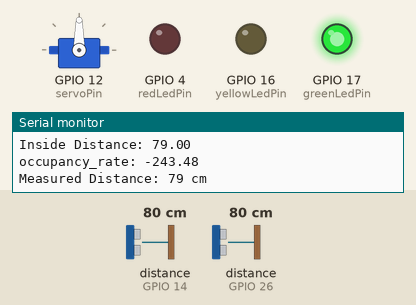
This sketch was run on a simulated ESP32. On the bench: servo, output pins drawn as LEDs (lit = HIGH), the last lines printed to the serial monitor. Wiring (inferred from the names in the program): 2 × ultrasonic range finder: trigger GPIO 13, echo GPIO 14 / trigger GPIO 25, echo GPIO 26. The test bench sets the inputs (shaded band); at power-on: distance to the obstacle (sensors on GPIO 26, GPIO 14) 80 cm. The echo pulse lasts 58.3 µs per cm; WiFi joins after 1.5 s; servers stay silent unless stated; pins used as bus, display or sensor lines are not drawn.

Above: at 1.3 s.
1.4 s: distance to the obstacle (sensor on GPIO 26) set to 14 cm
2.9 s: distance to the obstacle (sensor on GPIO 26) set to 10 cm
At 3.2 s:
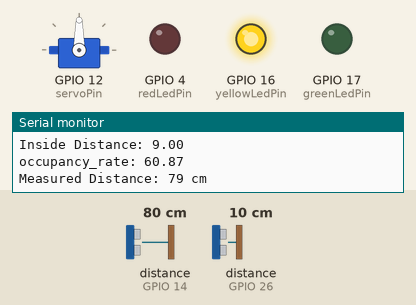
4.4 s: distance to the obstacle (sensor on GPIO 26) set to 8 cm
7.6 s: distance to the obstacle (sensor on GPIO 26) set to 5 cm
At 8.1 s:
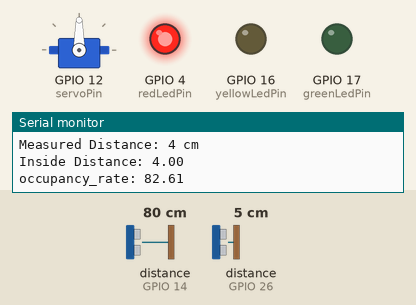
9.1 s: distance to the obstacle (sensor on GPIO 26) set to 9 cm
At 10.2 s:
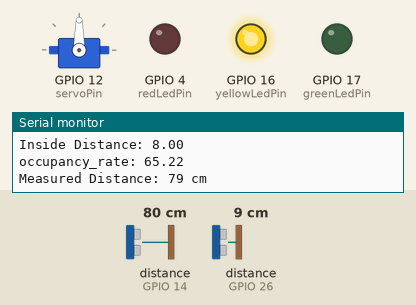
Timing chart, 0 to 12.1 s (numbered marks = the images above; inputs shaded):
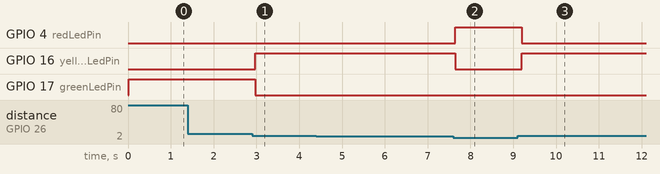

Measured:
- the behaviour switches between 13 and 12 cm on distance to the obstacle (sensor on GPIO 26) (found by bisection; images 0 and 1)
- the behaviour switches between 7 and 6 cm on distance to the obstacle (sensor on GPIO 26) (found by bisection; images 1 and 2)
- after the input at 2.9 s, GPIO 16 (yellowLedPin): LOW → HIGH after 0.07 s; GPIO 17 (greenLedPin): HIGH → LOW after 0.07 s
- after the input at 7.6 s, GPIO 4 (redLedPin): LOW → HIGH at once; GPIO 16 (yellowLedPin): HIGH → LOW at once
- after the input at 9.1 s, GPIO 4 (redLedPin): HIGH → LOW after 0.10 s; GPIO 16 (yellowLedPin): LOW → HIGH after 0.10 s

The sketch:

binIoTProject_oct04a.ino
```cpp
#include "arduino_secrets.h"
/*

  Arduino IoT Cloud Variables

  float occupancy_rate;
  CloudColoredLight LedStatus;
  CloudColoredLight yellowLedStatus;
  int noUsage;

*/

#include "thingProperties.h"
#include <ESP32Servo.h>  // Include the servo library
#include <EMailSender.h> // For sending emails


// Define pins and thresholds

const int trigPinCapacity = 25;
const int echoPinCapacity = 26;
const int trigPinHand = 13;
const int echoPinHand = 14;
const int servoPin = 12;
const int redLedPin = 4;
const int yellowLedPin = 16;
const int greenLedPin = 17;


// Thresholds for determining LED color and servo control
const int redThreshold = 6;
const int yellowThreshold = 12;
const int greenThreshold = 20;
const int handDistanceThreshold = 20;
const int errorThreshold = -1;


#define SENDER_EMAIL "pythonista.imran@gmail.com"
#define SENDER_PASSWORD "olvk xheq jhvu qeai"
#define RECEIVER_EMAIL "kaziimran072@gmail.com"

EMailSender emailSend(SENDER_EMAIL, SENDER_PASSWORD);


// Servo motor object and state tracker
Servo myservo;
bool servoAttached = false;
bool emailAlert = false;

void setup() {
  initializePins();
  initializeSerial();

  // Defined in thingProperties.h
  initProperties();
  // Connect to Arduino IoT Cloud
  ArduinoCloud.begin(ArduinoIoTPreferredConnection);
  setDebugMessageLevel(2);
  ArduinoCloud.printDebugInfo();
}

//float distance_capacity;

void loop() {
  ArduinoCloud.update();
  int distance_capacity = measureDistance(trigPinCapacity, echoPinCapacity);
  //float o_rate = measureOccupancy(distance_capacity);
  // Control LEDs based on distance measured by the first ultrasonic sensor
  controlLEDs(distance_capacity);
  // Calcualte occupancy rate based on inside-distance of the bi
  measureOccupancy(distance_capacity);
  // Control the Servo motor based on distance measured by the second ultrasonic sensor
  controlServo(measureDistance(trigPinHand, echoPinHand));
  // Pause for a short while before the next iteration
  delay(500);
}

void initializePins() {
  // Set pin modes for ultrasonic sensors and LEDs
  pinMode(trigPinCapacity, OUTPUT);
  pinMode(echoPinCapacity, INPUT);
  pinMode(trigPinHand, OUTPUT);
  pinMode(echoPinHand, INPUT);
  pinMode(redLedPin, OUTPUT);
  pinMode(yellowLedPin, OUTPUT);
  pinMode(greenLedPin, OUTPUT);
  // Attach the servo motor
  myservo.attach(servoPin);
}

void initializeSerial() {
  // Start serial communication for debugging
  Serial.begin(9600);
}

float measureOccupancy(float distance) {
  Serial.print("Inside Distance: ");
  Serial.println(distance);
  occupancy_rate = (1-distance / 23) * 100; // Calculate occupancy_rate
  Serial.print("occupancy_rate: ");
  Serial.println(occupancy_rate);
  return occupancy_rate;
}

int measureDistance(int trigPin, int echoPin) {
  // Trigger the ultrasonic sensor to send a pulse
  digitalWrite(trigPin, LOW);
  delayMicroseconds(2);
  digitalWrite(trigPin, HIGH);
  delayMicroseconds(10);
  digitalWrite(trigPin, LOW);
  // Measure how long the returned pulse takes
  long duration = pulseIn(echoPin, HIGH, 30000);
  // Log an error if measurement times out
  if (duration == 0) {
    Serial.println("Error: Distance measurement timeout");
    return errorThreshold;
  }
  // Convert pulse duration to distance in cm
  int distance = duration * 0.034 / 2;
  // Log the measured distance
  Serial.print("Measured Distance: ");
  Serial.print(distance);
  Serial.println(" cm");
  return distance;
}


void controlLEDs(int distance) {
  int o_rate = measureOccupancy(distance);;
  //measureOccupancy(measureDistance(trigPinCapacity, echoPinCapacity));
  // Turn off all LEDs initially
  digitalWrite(redLedPin, LOW);
  digitalWrite(yellowLedPin, LOW);
  digitalWrite(greenLedPin, LOW);
  // Control LEDs based on measured distance, or log error if distance is invalid
  if (distance == errorThreshold) {
    Serial.println("Error: Invalid distance for LED control");
    activateAllLEDs();
  } else if (distance < redThreshold) {
    digitalWrite(redLedPin, HIGH);
    LedStatus.setSwitch(true);
    LedStatus.setHue(0);           // Set hue to 0 (red)
    LedStatus.setSaturation(100);  // Set saturation to 100%
    LedStatus.setBrightness(o_rate);  // Set brightness to 100%
    emailAlert = true;
    //sendEmail(recipient, "Red Light Alert", "The red light is on!");

    EMailSender::EMailMessage message;
    message.subject = "Bin Status Alert";
    message.message = "Hello, the bin is almost full. Please replace it!";

    EMailSender::Response resp = emailSend.send(RECEIVER_EMAIL, message);

    Serial.println("Sending status: ");

    Serial.println(resp.status);
    Serial.println(resp.code);
    Serial.println(resp.desc);

  } else if (distance < yellowThreshold) {
    digitalWrite(yellowLedPin, HIGH);
    LedStatus.setSwitch(true);
    LedStatus.setHue(60);           // Set hue to 60 (yellow)
    LedStatus.setSaturation(100);  // Set saturation to 100%
    LedStatus.setBrightness(o_rate);
    emailAlert = false;
  } else {
    digitalWrite(greenLedPin, HIGH);
    LedStatus.setSwitch(true);
    LedStatus.setHue(120);          // Set hue to 120 (green)
    LedStatus.setSaturation(100);  // Set saturation to 100%
    LedStatus.setBrightness(o_rate);
    emailAlert = false;
  }
}

void activateAllLEDs() {
  // Turn on all LEDs (e.g., to signal an error)
  digitalWrite(redLedPin, HIGH);
  digitalWrite(yellowLedPin, HIGH);
  digitalWrite(greenLedPin, HIGH);
}

void controlServo(int distance) {
  // Control the servo based on measured distance, or do nothing if distance is invalid
  if (distance < handDistanceThreshold && distance != errorThreshold) {
    if (!servoAttached) {
      myservo.attach(servoPin);
      servoAttached = true;
    }
    // Open the servo, wait, close it, and wait again
    myservo.write(90);
    delay(3000);
    myservo.write(0);
    noUsage++;
    delay(1000);
  } else if (servoAttached) {
    // Detach the servo to save energy when not in use
    myservo.detach();
    servoAttached = false;
  }
}
```

arduino_secrets.h
```cpp
//arduino_secrets.h
#define SECRET_SSID ""
#define SECRET_OPTIONAL_PASS ""
#define SECRET_DEVICE_KEY ""
```

thingProperties.h
```cpp
#include <ArduinoIoTCloud.h>
#include <Arduino_ConnectionHandler.h>

const char DEVICE_LOGIN_NAME[]  = "9b4f710c-4b9b-4a9a-8843-9213499abcf3";

const char SSID[]               = SECRET_SSID;
const char PASS[]               = SECRET_OPTIONAL_PASS;
const char DEVICE_KEY[]  = SECRET_DEVICE_KEY;


CloudColor led_status;
float occupancy_rate;
CloudColoredLight LedStatus;
int noUsage;

void initProperties(){

  ArduinoCloud.setBoardId(DEVICE_LOGIN_NAME);
  ArduinoCloud.setSecretDeviceKey(DEVICE_KEY);
  ArduinoCloud.addProperty(led_status, READ, ON_CHANGE, NULL);
  ArduinoCloud.addProperty(occupancy_rate, READ, ON_CHANGE, NULL);
  ArduinoCloud.addProperty(LedStatus, READ, ON_CHANGE, NULL);
  ArduinoCloud.addProperty(noUsage, READ, ON_CHANGE, NULL);

}

WiFiConnectionHandler ArduinoIoTPreferredConnection(SSID, PASS);
```
